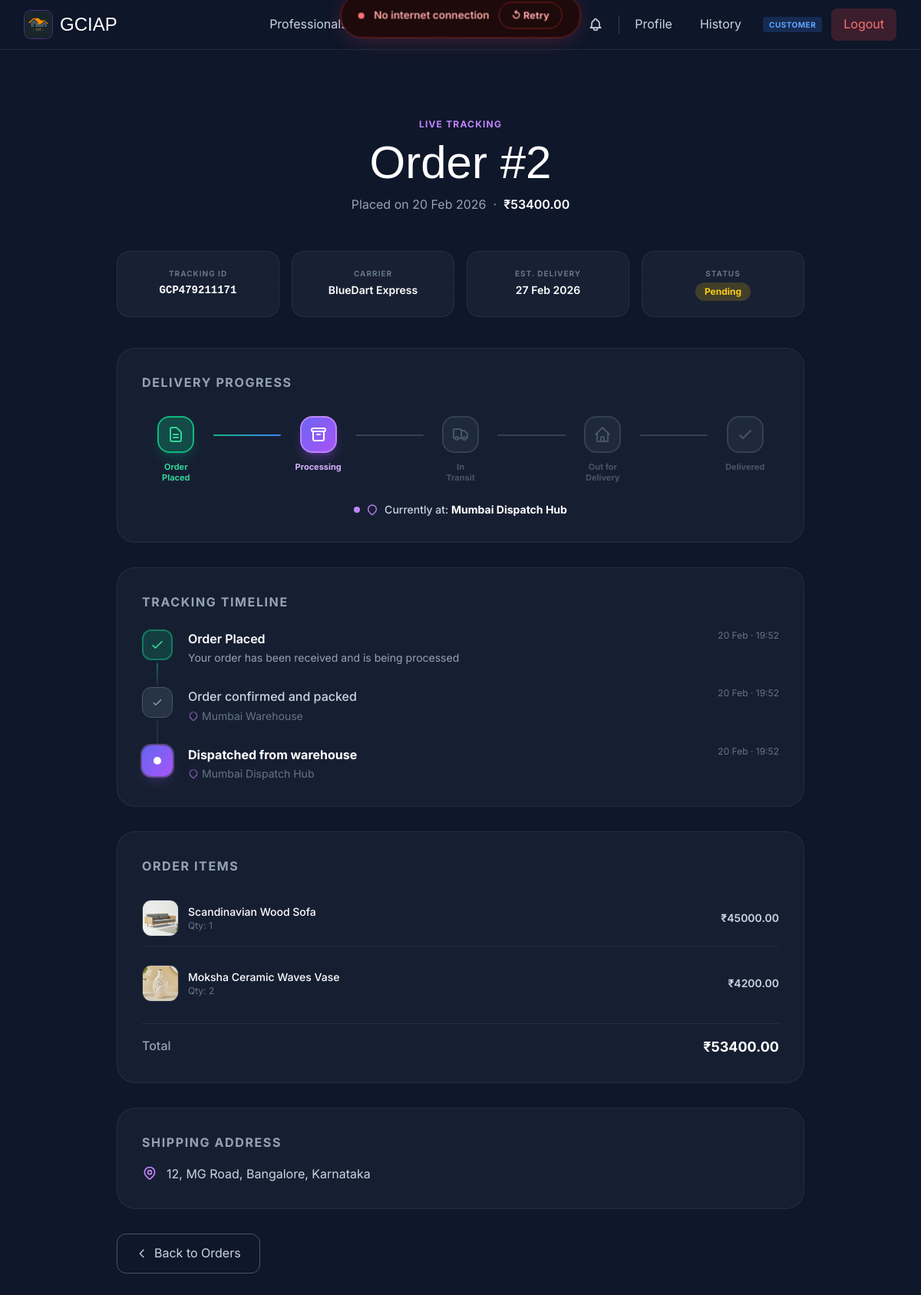
The app's page /delivery/track/2/ (signed in) with its own data.
### products/models.py (models this page shows, shortened)
class Order(models.Model):
    ORDER_STATUS = [
        ('pending', 'Pending'),
        ('confirmed', 'Confirmed'),
        ('shipped', 'Shipped'),
        ('delivered', 'Delivered'),
        ('cancelled', 'Cancelled'),
    ]
    user = models.ForeignKey('auth.User', on_delete=models.CASCADE, related_name='orders')
    total_amount = models.DecimalField(max_digits=10, decimal_places=2)
    shipping_address = models.TextField()
    status = models.CharField(max_length=15, choices=ORDER_STATUS, default='pending')
    created_at = models.DateTimeField(auto_now_add=True)
    updated_at = models.DateTimeField(auto_now=True)

class OrderItem(models.Model):
    order = models.ForeignKey(Order, on_delete=models.CASCADE, related_name='items')
    product = models.ForeignKey(Product, on_delete=models.CASCADE)
    quantity = models.IntegerField()
    price = models.DecimalField(max_digits=10, decimal_places=2)

class Product(models.Model):
    PRODUCT_CATEGORIES = [
        ('furniture', 'Furniture'),
        ('decor', 'Decor'),
        ('construction_material', 'Construction Material'),
    ]
    BUDGET_LEVELS = [
        ('low', 'Low'),
        ('medium', 'Medium'),
        ('high', 'High'),
    ]
    name = models.CharField(max_length=200)
    category = models.CharField(max_length=25, choices=PRODUCT_CATEGORIES)
    description = models.TextField()
    price = models.DecimalField(max_digits=10, decimal_places=2)
    budget_level = models.CharField(max_length=10, choices=BUDGET_LEVELS)
    image = models.ImageField(upload_to='products/')
    stock_quantity = models.IntegerField(default=0)
    supplier_country = models.CharField(max_length=100)
    shipping_cost = models.DecimalField(max_digits=10, decimal_places=2, default=0)
    delivery_days = models.IntegerField(default=7)
    created_at = models.DateTimeField(auto_now_add=True)
    updated_at = models.DateTimeField(auto_now=True)

### delivery/models.py (models this page shows, shortened)
class Delivery(models.Model):
    DELIVERY_STATUS = [
        ('pending', 'Pending'),
        ('in_transit', 'In Transit'),
        ('out_for_delivery', 'Out for Delivery'),
        ('delivered', 'Delivered'),
        ('failed', 'Failed'),
    ]
    order = models.OneToOneField('products.Order', on_delete=models.CASCADE, related_name='delivery')
    tracking_number = models.CharField(max_length=100, unique=True)
    delivery_partner = models.CharField(max_length=100)
    estimated_delivery_date = models.DateField()
    actual_delivery_date = models.DateField(null=True, blank=True)
    status = models.CharField(max_length=20, choices=DELIVERY_STATUS, default='pending')
    current_location = models.CharField(max_length=200, blank=True)
    created_at = models.DateTimeField(auto_now_add=True)
    updated_at = models.DateTimeField(auto_now=True)

class DeliveryTracking(models.Model):
    delivery = models.ForeignKey(Delivery, on_delete=models.CASCADE, related_name='tracking_updates')
    location = models.CharField(max_length=200)
    status_update = models.CharField(max_length=200)
    timestamp = models.DateTimeField(auto_now_add=True)
    class Meta:
        ordering = ['-timestamp']

### delivery/views.py (the view)
# urls.py: path('track/<int:order_id>/', views.track_delivery, name='track_delivery'),
@login_required
def track_delivery(request, order_id):
    order = get_object_or_404(Order, pk=order_id, user=request.user)
    try:
        delivery = order.delivery
        tracking_updates = delivery.tracking_updates.all()
    except Delivery.DoesNotExist:
        delivery = None
        tracking_updates = []
    return render(request, 'delivery/track_delivery.html', {
        'order': order,
        'delivery': delivery,
        'tracking_updates': tracking_updates
    })

### templates/delivery/track_delivery.html (shortened to what this page needs)
{% extends 'base/base.html' %}
{% load static %}
{% block content %}
<div class="min-h-screen py-16 px-4 sm:px-6 lg:px-8">
<div class="max-w-4xl mx-auto">
    <div class="text-center mb-12 animate-item">
        <p class="text-xs font-bold text-purple-400 uppercase tracking-widest mb-3">Live Tracking</p>
        <h1 class="font-boa text-5xl md:text-6xl text-gradient mb-3">Order #{{ order.id }}</h1>
        <p class="text-slate-400">
            Placed on {{ order.created_at|date:"d M Y" }}
            &nbsp;·&nbsp;
            <span class="font-semibold text-white">₹{{ order.total_amount }}</span>
        </p>
    </div>
    {% if delivery %}
    <div class="animate-item grid grid-cols-2 md:grid-cols-4 gap-4 mb-10">
        <div class="bg-slate-800/60 backdrop-blur-xl rounded-2xl border border-slate-700/50 p-5 text-center hover-lift">
            <p class="text-[10px] font-bold text-slate-500 uppercase tracking-widest mb-1">Tracking ID</p>
            <p class="text-white font-mono font-semibold text-sm truncate">{{ delivery.tracking_number }}</p>
        </div>
        <div class="bg-slate-800/60 backdrop-blur-xl rounded-2xl border border-slate-700/50 p-5 text-center hover-lift">
            <p class="text-[10px] font-bold text-slate-500 uppercase tracking-widest mb-1">Carrier</p>
            <p class="text-white font-semibold text-sm">{{ delivery.delivery_partner }}</p>
        </div>
        <div class="bg-slate-800/60 backdrop-blur-xl rounded-2xl border border-slate-700/50 p-5 text-center hover-lift">
            <p class="text-[10px] font-bold text-slate-500 uppercase tracking-widest mb-1">Est. Delivery</p>
            <p class="text-white font-semibold text-sm">{{ delivery.estimated_delivery_date|date:"d M Y" }}</p>
        </div>
        <div class="bg-slate-800/60 backdrop-blur-xl rounded-2xl border border-slate-700/50 p-5 text-center hover-lift">
            <p class="text-[10px] font-bold text-slate-500 uppercase tracking-widest mb-1">Status</p>
            <span class="inline-block px-3 py-1 rounded-full text-xs font-bold
                {% if delivery.status == 'pending' %}bg-yellow-500/20 text-yellow-400
                {% elif delivery.status == 'in_transit' %}bg-blue-500/20 text-blue-400
                {% elif delivery.status == 'out_for_delivery' %}bg-purple-500/20 text-purple-400
                {% elif delivery.status == 'delivered' %}bg-emerald-500/20 text-emerald-400
                {% else %}bg-rose-500/20 text-rose-400{% endif %}">
                {{ delivery.get_status_display }}
            </span>
        </div>
    </div>
    {% endif %}
    <div class="animate-item bg-slate-800/50 backdrop-blur-xl rounded-3xl border border-slate-700/50 p-8 mb-8">
        <h2 class="text-base font-bold text-slate-400 uppercase tracking-widest mb-8">Delivery Progress</h2>
        {% if not delivery %}
            {% with active=0 %}{% include "delivery/_progress_steps.html" %}{% endwith %}
        {% elif delivery.status == 'pending' %}
            {% with active=1 %}{% include "delivery/_progress_steps.html" %}{% endwith %}
        {% elif delivery.status == 'in_transit' %}
            {% with active=2 %}{% include "delivery/_progress_steps.html" %}{% endwith %}
        {% elif delivery.status == 'out_for_delivery' %}
            {% with active=3 %}{% include "delivery/_progress_steps.html" %}{% endwith %}
        {% elif delivery.status == 'delivered' %}
            {% with active=4 %}{% include "delivery/_progress_steps.html" %}{% endwith %}
        {% else %}
            {% with active=0 %}{% include "delivery/_progress_steps.html" %}{% endwith %}
        {% endif %}
        {% if delivery and delivery.current_location %}
        <div class="mt-6 flex items-center gap-2 justify-center">
            <span class="w-2 h-2 rounded-full bg-purple-400 animate-ping inline-block"></span>
            <svg class="w-4 h-4 text-purple-400" fill="none" stroke="currentColor" viewBox="0 0 24 24">
                <path stroke-linecap="round" stroke-linejoin="round" stroke-width="2"
                      d="M17.657 16.657L13.414 20.9a1.998 1.998 0 01-2.827 0l-4.244-4.243a8 8 0 1111.314 0z"/>
            </svg>
            <p class="text-slate-300 text-sm font-medium">Currently at: <span class="text-white font-bold">{{ delivery.current_location }}</span></p>
        </div>
        {% endif %}
    </div>
    <div class="animate-item bg-slate-800/50 backdrop-blur-xl rounded-3xl border border-slate-700/50 p-8 mb-8">
        <h2 class="text-base font-bold text-slate-400 uppercase tracking-widest mb-6">Tracking Timeline</h2>
        <div class="relative">
            <div class="flex gap-5 group">
                <div class="flex flex-col items-center shrink-0">
                    <div class="w-10 h-10 rounded-xl bg-emerald-500/20 border-2 border-emerald-500/50
                                flex items-center justify-center z-10 group-hover:scale-110 transition-transform">
                        <svg class="w-5 h-5 text-emerald-400" fill="none" stroke="currentColor" viewBox="0 0 24 24">
                            <path stroke-linecap="round" stroke-linejoin="round" stroke-width="2" d="M5 13l4 4L19 7"/>
                        </svg>
                    </div>
                    <div class="w-0.5 flex-1 bg-gradient-to-b from-emerald-500/50 to-slate-700/30 mt-1"></div>
                </div>
                <div class="pb-7 flex-1">
                    <div class="flex items-start justify-between">
                        <div>
                            <p class="text-white font-semibold">Order Placed</p>
                            <p class="text-slate-400 text-sm mt-0.5">Your order has been received and is being processed</p>
                        </div>
                        <span class="text-slate-500 text-xs shrink-0 ml-4">{{ order.created_at|date:"d M · H:i" }}</span>
                    </div>
                </div>
            </div>
            {% if tracking_updates %}
                {% for update in tracking_updates reversed %}
                <div class="flex gap-5 group timeline-item">
                    <div class="flex flex-col items-center shrink-0">
                        <div class="w-10 h-10 rounded-xl
                                    {% if forloop.last %}gradient-primary ring-2 ring-purple-400/40 shadow-lg shadow-purple-500/20{% else %}bg-slate-700/60 border border-slate-600{% endif %}
                                    flex items-center justify-center z-10 transition-all duration-300 group-hover:scale-110">
                            {% if forloop.last %}
                            <span class="w-2.5 h-2.5 rounded-full bg-white animate-ping"></span>
                            {% else %}
                            <svg class="w-4 h-4 text-slate-400" fill="none" stroke="currentColor" viewBox="0 0 24 24">
                                <path stroke-linecap="round" stroke-linejoin="round" stroke-width="2" d="M5 13l4 4L19 7"/>
                            </svg>
                            {% endif %}
                        </div>
                        {% if not forloop.last %}
                        <div class="w-0.5 flex-1 bg-slate-700/50 mt-1"></div>
                        {% endif %}
                    </div>
                    <div class="{% if not forloop.last %}pb-7{% endif %} flex-1">
                        <div class="flex items-start justify-between">
                            <div>
                                <p class="{% if forloop.last %}text-white font-bold{% else %}text-slate-300 font-medium{% endif %}">
                                    {{ update.status_update }}
                                </p>
                                {% if update.location %}
                                <p class="text-slate-500 text-sm mt-0.5 flex items-center gap-1">
                                    <svg class="w-3.5 h-3.5 text-purple-400/70 shrink-0" fill="none" stroke="currentColor" viewBox="0 0 24 24">
                                        <path stroke-linecap="round" stroke-linejoin="round" stroke-width="2"
                                              d="M17.657 16.657L13.414 20.9a1.998 1.998 0 01-2.827 0l-4.244-4.243a8 8 0 1111.314 0z"/>
                                    </svg>
                                    {{ update.location }}
                                </p>
                                {% endif %}
                            </div>
                            <span class="text-slate-500 text-xs shrink-0 ml-4">{{ update.timestamp|date:"d M · H:i" }}</span>
                        </div>
                    </div>
                </div>
                {% endfor %}
            {% endif %}
        </div>
    </div>
    <div class="animate-item bg-slate-800/50 backdrop-blur-xl rounded-3xl border border-slate-700/50 p-8 mb-8">
        <h2 class="text-base font-bold text-slate-400 uppercase tracking-widest mb-5">Order Items</h2>
        <div class="space-y-3">
            {% for item in order.items.all %}
            <div class="flex items-center justify-between py-3 border-b border-slate-700/40 last:border-0">
                <div class="flex items-center gap-3">
                    {% if item.product.image %}
                    <img src="{{ item.product.image.url }}" alt="{{ item.product.name }}"
                         class="w-12 h-12 rounded-xl object-cover border border-slate-700/50">
                    {% endif %}
                    <div>
                        <p class="text-white font-medium text-sm">{{ item.product.name }}</p>
                        <p class="text-slate-500 text-xs">Qty: {{ item.quantity }}</p>
                    </div>
                </div>
                <p class="text-slate-300 font-semibold text-sm">₹{{ item.price }}</p>
            </div>
            {% empty %}
            <p class="text-slate-500 text-sm italic">No items found.</p>
            {% endfor %}
        </div>
        <div class="mt-4 pt-4 border-t border-slate-700/50 flex justify-between">
            <span class="text-slate-400 font-medium">Total</span>
            <span class="text-white font-bold text-lg">₹{{ order.total_amount }}</span>
        </div>
    </div>
    <div class="animate-item bg-slate-800/50 backdrop-blur-xl rounded-3xl border border-slate-700/50 p-8 mb-8">
        <h2 class="text-base font-bold text-slate-400 uppercase tracking-widest mb-4">Shipping Address</h2>
        <div class="flex items-start gap-3">
            <p class="text-slate-300 leading-relaxed">{{ order.shipping_address }}</p>
        </div>
    </div>
    <div class="animate-item flex gap-4">
        <a href="{% url 'users:booking_history' %}"
           class="flex items-center gap-2 px-6 py-3 rounded-xl border border-slate-600 text-slate-300
                  hover:text-white hover:border-slate-400 hover:bg-slate-800/50 transition-all duration-300">
            <svg class="w-4 h-4" fill="none" stroke="currentColor" viewBox="0 0 24 24">
                <path stroke-linecap="round" stroke-linejoin="round" stroke-width="2" d="M15 19l-7-7 7-7"/>
            </svg>
            Back to Orders
        </a>
    </div>
</div>
</div>
{% endblock %}

### records on screen
Order: id "2", created_at "20 Feb 2026", total_amount "53400.00", created_at "20 Feb · 19:52", shipping_address "12, MG Road, Bangalore, Karnataka"
Delivery: tracking_number "GCP479211171", delivery_partner "BlueDart Express", estimated_delivery_date "27 Feb 2026", status "Pending", current_location "Mumbai Dispatch Hub"
DeliveryTracking: status_update "Order confirmed and packed", location "Mumbai Warehouse", timestamp "20 Feb · 19:52"
DeliveryTracking: status_update "Dispatched from warehouse", location "Mumbai Dispatch Hub", timestamp "20 Feb · 19:52"
OrderItem: product.image (picture), product.name "Scandinavian Wood Sofa", quantity "1", price "45000.00"
OrderItem: product.image (picture), product.name "Moksha Ceramic Waves Vase", quantity "2", price "4200.00"

### other values on screen
{{ user_role }} "CUSTOMER"
